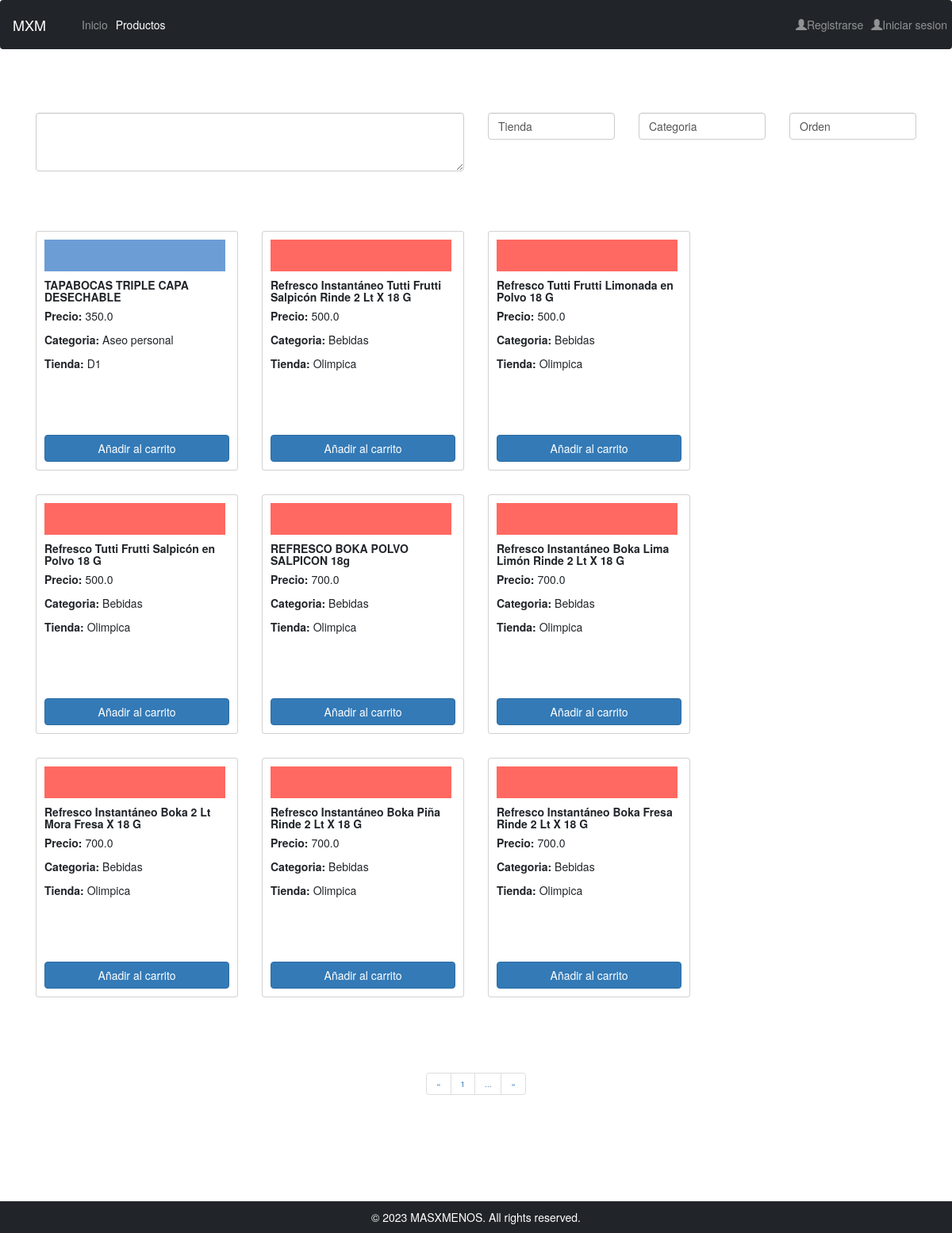
The page /catalog/productos/0/asc/all on the database its author committed.
### catalog/models.py (models this page shows, shortened)
class Producto(models.Model):
    name = models.CharField(max_length=100)
    price = models.FloatField()
    store = models.ForeignKey('Tienda',on_delete=models.SET_NULL, null=True)
    cat = models.ForeignKey('Categoria',on_delete=models.SET_NULL, null=True)

class Tienda(models.Model):
    name = models.CharField(max_length=20)
    def __str__(self) -> str:
        return self.name

class Categoria(models.Model):
    name  = models.CharField(max_length=20)
    def __str__(self) -> str:
        return self.name

### catalog/views.py (the view)
# urls.py: path('productos/<int:id>/<str:order>/<str:cat>', views.productosn, name='productosn'),
def productosn(request,id,order,cat):
    user_id = request.session['user_id'] if 'user_id' in request.session else None
    i=id*9
    n = i+9  # number of objects to retrieve
    tiendas = Tienda.objects.all()
    cats = Categoria.objects.all()
    if cat !='all' :
        if(order=='asc'):
            products = Producto.objects.all().filter(cat=cat).order_by('price')[i:n]
        else:
            products = Producto.objects.all().filter(cat=cat).order_by('-price')[i:n]
    else:
        if(order=='asc'):
            products = Producto.objects.all().order_by('price')[i:n]
        else:
            products = Producto.objects.all().order_by('-price')[i:n]
    rows = [products[0:3],products[3:6],products[6:9]]
    context ={
        'products':products,
        'rows':rows,
        'prev':id-1 if id>0 else id,
        'next':id+1,
        'order':order,
        'stores':tiendas,
        'cats':cats,
        'cat':cat,
        'user_id':user_id,
    }
    return render(request,'productos.html',context=context)

### catalog/templates/productos.html (shortened to what this page needs)
{% extends "main_template.html" %}
{% block content %}
    <link rel="stylesheet" href="https://maxcdn.bootstrapcdn.com/bootstrap/3.4.1/css/bootstrap.min.css">
    <link rel="stylesheet" href="https://cdnjs.cloudflare.com/ajax/libs/font-awesome/4.7.0/css/font-awesome.min.css">
    <p>&nbsp;</p>
    <p>&nbsp;</p>
    <div class="row">
      <div class="col-md-6">
          <textarea class="form-control" rows="3"></textarea>
      </div>
      <div class="col-md-2">
          <select class="form-control" onchange="changeStore(this.value)">
              <option disabled selected>Tienda</option>
          </select>
      </div>
      <div class="col-md-2">
          <select class="form-control" onchange="changeCategory(this.value)">
              <option disabled selected>Categoria</option>
          </select>
      </div>
      <div class="col-md-2">
          <select class="form-control" onchange="changeOrder(this.value)">
              <option disabled selected>Orden</option>
          </select>
      </div>
  </div>
    <p>&nbsp;</p>
    <p>&nbsp;</p>
    {% for row in rows %}
    <div class="row">
        {% for product in row %}
        <div class="col-md-3 p-4">
            <div class="card product-card">
                <div class="card-body d-flex flex-column">
                    <div class="{{product.store}}"></div>
                    <h5 class="card-title"><strong>{{product.name}}</strong></h5>
                    <p class="card-text"><strong>Precio:</strong> {{product.price}}</p>
                    <p class="card-text"><strong>Categoria: </strong>{{product.cat}}</p>
                    <p class="card-text"><strong>Tienda: </strong>{{product.store}}</p>
                    <a href="{% url 'add' product=product.id %}" class="btn btn-primary mt-auto">Añadir al carrito</a>
                </div>
            </div>
        </div>
        {% endfor %}
    </div>
    {% endfor %}
    <p>&nbsp;</p>
    <p>&nbsp;</p>
    <div class="row">
        <div class="col-md-12 text-center">
          <ul class="pagination">
            {% if id == 0 %}
              <li class="page-item disabled">
                <a class="page-link" href="#">«</a>
              </li>
            {% else %}
              <li class="page-item">
                <a class="page-link" href="{% url 'productosn' id=prev order=order cat=cat %}">«</a>
              </li>
            {% endif %}
            <li class="page-item">
              <a class="page-link" href="{% url 'productosn' id=1 order=order cat=cat %}">1</a>
            </li>
            <li class="page-item">
              <a class="page-link" href="#">...</a>
            </li>
            <li class="page-item">
              <a class="page-link" href="{% url 'productosn' id=next order=order cat=cat %}">»</a>
            </li>
          </ul>
        </div>
      </div>
{% endblock %}

### catalog/templates/main_template.html (shortened to what this page needs)
<!DOCTYPE html>
<html>
<head>
    <link rel="stylesheet" href="https://stackpath.bootstrapcdn.com/bootstrap/4.3.1/css/bootstrap.min.css">
    <link href="https://cdn.jsdelivr.net/npm/bootstrap@5.3.0/dist/css/bootstrap.min.css" rel="stylesheet">
</head>
<body>
<nav class="navbar navbar-expand-lg navbar-dark bg-dark">
    <a class="navbar-brand" href="#">MXM</a>
    <div class="collapse navbar-collapse" id="navbarNav">
        <ul class="navbar-nav ml-auto">
            <li class="nav-item">
                <a class="nav-link" href="{% url 'index' %}">Inicio</a>
            </li>
            <li class="nav-item active">
                <a class="nav-link" href="{% url 'productosn' id=0 order='asc' cat='all' %}">Productos</a>
            </li>
        </ul>
    </div>
    <div class="text-right">
        {% if user_id is not None %}
        <ul class="navbar-nav">
            <li class="nav-item">
                <a class="nav-link" href="{% url 'logout' %}"><span class="glyphicon glyphicon-user"></span>{{ user_id }}</a>
            </li>
        </ul>
        {% else %}
        <ul class="navbar-nav">
            <li class="nav-item">
                <a class="nav-link" href="{% url 'register' %}"><span class="glyphicon glyphicon-user"></span>Registrarse</a>
            </li>
            <li class="nav-item">
                <a class="nav-link" href="{% url 'login' %}"><span class="glyphicon glyphicon-user"></span>Iniciar sesion</a>
            </li>
        </ul>
        {% endif %}
    </div>
</nav>
<div class="container mt-4">
    {% block content %}{% endblock %}
</div>
<p>&nbsp;</p>
<p>&nbsp;</p>
<p>&nbsp;</p>
<p>&nbsp;</p>
<p>&nbsp;</p>
<footer class="bg-dark text-white text-center py-3">
    &copy; 2023 MASXMENOS. All rights reserved.
</footer>

### catalog/templates/main_template.html (style rules this page uses)
.product-card { transition: transform 0.2s; }
.Olimpica { width: 98%; height: 40px; background-color: #FF6961; }
.D1 { width: 98%; height: 40px; background-color: #6d9dd5; }
footer { background-color: #343a40; color: #fff; padding: 5px; position: fixed; bottom: 0; width: 100%; }

### catalog/templates/productos.html (style rules this page uses)
.card-body { height: 300px; }

### rows shown on the page
Producto: name "TAPABOCAS TRIPLE CAPA DESECHABLE", price "350.0", cat "Aseo personal", store "D1"
Producto: name "Refresco Instantáneo Tutti Frutti Salpicón Rinde 2 Lt X 18 G", price "500.0", cat "Bebidas", store "Olimpica"
Producto: name "Refresco Tutti Frutti Limonada en Polvo 18 G", price "500.0", cat "Bebidas", store "Olimpica"
Producto: name "Refresco Tutti Frutti Salpicón en Polvo 18 G", price "500.0", cat "Bebidas", store "Olimpica"
Producto: name "REFRESCO BOKA POLVO SALPICON 18g", price "700.0", cat "Bebidas", store "Olimpica"
Producto: name "Refresco Instantáneo Boka Lima Limón Rinde 2 Lt X 18 G", price "700.0", cat "Bebidas", store "Olimpica"
Producto: name "Refresco Instantáneo Boka 2 Lt Mora Fresa X 18 G", price "700.0", cat "Bebidas", store "Olimpica"
Producto: name "Refresco Instantáneo Boka Piña Rinde 2 Lt X 18 G", price "700.0", cat "Bebidas", store "Olimpica"
Producto: name "Refresco Instantáneo Boka Fresa Rinde 2 Lt X 18 G", price "700.0", cat "Bebidas", store "Olimpica"
